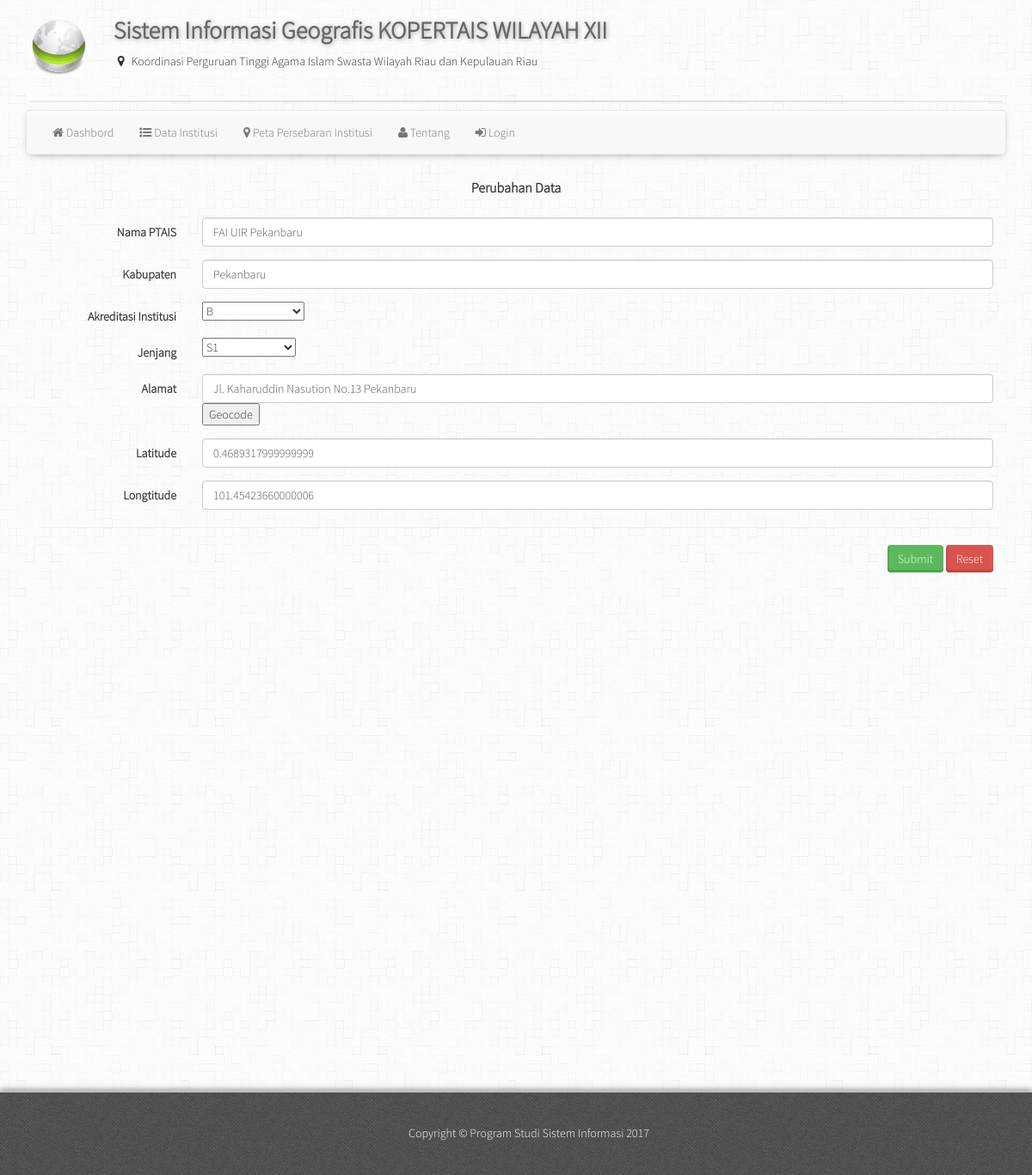
The page /edit.php?id=7 on the database its author committed.
### tables this page shows
CREATE TABLE IF NOT EXISTS `data_ptais` (
`id_ptais` int(11) NOT NULL,
  `nama_ptais` varchar(50) NOT NULL,
  `alamat_ptais` varchar(50) NOT NULL,
  `kabupaten` varchar(50) NOT NULL,
  `akreditasi_ptais` varchar(2) NOT NULL,
  `jenjang` varchar(2) NOT NULL,
  `latitude` varchar(50) NOT NULL,
  `longitude` varchar(50) NOT NULL
);

### edit.php (the view, shortened to what this page needs)
<?php
include_once "header.php"; ?>
<?php
	$id = $_GET['id'];
	$show = mysql_query("SELECT * FROM data_ptais WHERE id_ptais = '$id'");
	if(mysql_num_rows($show) == 0){
		echo "<script>window.history.back()</script>";
	}
	else{
		$data = mysql_fetch_assoc($show);
	}
	?>
            <div class="panel-heading centered">
              <h2 class="panel-title"><strong> Perubahan Data</strong></h2>
            </div>
            <div class="panel-body">
              <div class="tile-body">
                                    <form method="POST" class="form-horizontal" name="form1" role="form" id="form1" action="edit-new-proses.php"
                                    data-parsley-validate>
                                        <div class="form-group">
                                            <label class="col-sm-2 control-label">Nama PTAIS</label>
                                            <div class="col-sm-10">
                                                <input type="text" name="nama_ptais" class="form-control" value="<?php echo $data['nama_ptais']; ?>">
                                            </div>
                                        </div>
                                        <div class="form-group">
                                            <label class="col-sm-2 control-label">Kabupaten</label>
                                            <div class="col-sm-10">
                                                <input type="text" name="kabupaten" class="form-control" value="<?php echo $data['kabupaten']; ?>">
                                            </div>
                                        </div>
                                        <div class="form-group">
                                            <label class="col-sm-2 control-label">Akreditasi Institusi</label>
                                            <div class="col-sm-10">
												<select type="text" name="akreditasi_ptais" required="">
												<option value="B" <?php if($data['akreditasi_ptais'] == 'B'){ echo 'selected';}?>>B</option>
												</select>
                                            </div>
                                        </div>
                                        <div class="form-group">
                                            <label class="col-sm-2 control-label">Jenjang</label>
                                            <div class="col-sm-10">
                                                <select type="text" name="jenjang" required="">
												<option value="S1" <?php if($data['jenjang'] == 'S1'){ echo 'selected';}?>>S1</option>
												</select>
                                            </div>
                                        </div>
                                        <div class="form-group">
                                            <label class="col-sm-2 control-label">Alamat</label>
                                            <div class="col-sm-10">
                                                <input id="address" type="text" name="alamat_ptais" class="form-control" value="<?php echo $data['alamat_ptais']; ?>
                                                    ">
                                                  <input id="submit" type="button" value="Geocode">
                                            </div>
                                        </div>
                                        <div class="form-group">
                                            <label class="col-sm-2 control-label">Latitude</label>
                                            <div class="col-sm-10">
                                                <input id="lat" type="text" name="latitude" class="form-control" value="<?php echo $data['latitude']; ?>
                                                    ">
                                            </div>
                                        </div>
                                        <div class="form-group">
                                            <label class="col-sm-2 control-label">Longtitude</label>
                                            <div class="col-sm-10">
                                                <input id="lng" type="text" name="longitude" class="form-control"value="<?php echo $data['longitude']; ?>
                                                    " >
                                            </div>
                                        </div>
                                        <hr class="line-dashed line-full" />
                                         </div>
                                 <div class="tile-footer text-right bg-tr-black lter dvd dvd-top">
                                    <button type="submit" class="btn btn-success" id="form1Submit" >Submit</button>
                                    <button type="reset" class="btn btn-danger"> Reset</button>
                                </div>
<br>
    <div id="map"></div>
            </div>
            </div>
    <?php include_once "footer.php"; ?>

### css/style.css (style rules this page uses)
body { background: url("../img/background.png"); font-family: sistem; }
.btn { border: 0; border-bottom: 0; border-left: 0; font-weight: '900'; box-shadow: inset 0 -3.2px rgba(0, 0, 0, 0.12), inset 2px 0 rgba(0, 0, 0, 0.1); outline: none; -webkit-outline: none; -o-outline: none; -moz-outline: none; }
.centered { width: 100%; text-align: center; }

### edit.php (style rules this page uses)
#map { height: 500px; }
html, body { height: 500px; margin: 0; padding: 0; }

### rows shown on the page
data_ptais: nama_ptais "FAI UIR Pekanbaru", kabupaten "Pekanbaru", akreditasi_ptais "B", jenjang "S1", alamat_ptais "Jl. Kaharuddin Nasution No.13 Pekanbaru", latitude "0.4689317999999999"
